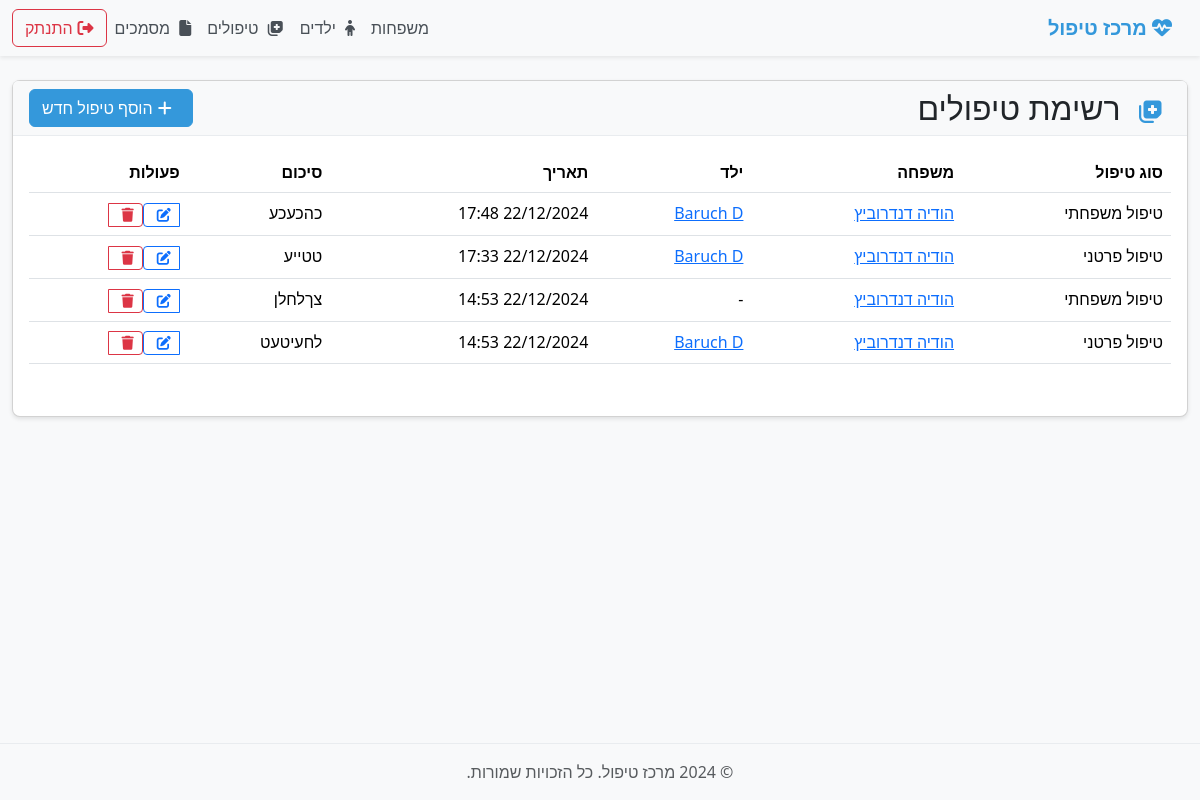
The page /treatments/ (signed in) on the database its author committed.
### treatment_app/models.py (models this page shows, shortened)
class Treatment(models.Model):
    TREATMENT_TYPE_CHOICES = [
        ('individual', _('טיפול פרטני')),
        ('family', _('טיפול משפחתי')),
        ('parent', _('הדרכת הורים')),
    ]
    type = models.CharField(max_length=20, choices=TREATMENT_TYPE_CHOICES, verbose_name=_('סוג טיפול'), default='individual')
    family = models.ForeignKey(Family, on_delete=models.CASCADE, related_name='family_treatments', null=True, blank=True)
    child = models.ForeignKey(Child, on_delete=models.CASCADE, related_name='treatments', null=True, blank=True)
    date = models.DateTimeField(verbose_name=_('תאריך'))
    therapist = models.ForeignKey(
        User,
        on_delete=models.SET_NULL,
        null=True,
        verbose_name=_('מטפל'),
        related_name='treatments'
    )
    summary = models.TextField(verbose_name=_('סיכום'))
    next_steps = models.TextField(verbose_name=_('צעדים הבאים'), blank=True, null=True)
    created_at = models.DateTimeField(auto_now_add=True)
    updated_at = models.DateTimeField(auto_now=True)
    class Meta:
        verbose_name = _('טיפול')
        verbose_name_plural = _('טיפולים')
        ordering = ['-date']

class Family(models.Model):
    PARENTS_TYPE_CHOICES = [
        ('both', _('שני הורים')),
        ('father', _('אב בלבד')),
        ('mother', _('אם בלבד')),
    ]
    name = models.CharField(max_length=100, verbose_name=_('שם משפחה'))
    address = models.CharField(max_length=200, verbose_name=_('כתובת'))
    phone = models.CharField(max_length=20, verbose_name=_('טלפון'))
    email = models.EmailField(verbose_name=_('דוא"ל'), blank=True, null=True)
    parents_type = models.CharField(max_length=10, choices=PARENTS_TYPE_CHOICES, verbose_name=_('סוג הורות'), default='both')
    father_name = models.CharField(max_length=100, verbose_name=_('שם האב'), blank=True, null=True)
    father_phone = models.CharField(max_length=20, verbose_name=_('טלפון האב'), blank=True, null=True)
    father_email = models.EmailField(verbose_name=_('דוא"ל האב'), blank=True, null=True)
    mother_name = models.CharField(max_length=100, verbose_name=_('שם האם'), blank=True, null=True)
    mother_phone = models.CharField(max_length=20, verbose_name=_('טלפון האם'), blank=True, null=True)
    mother_email = models.EmailField(verbose_name=_('דוא"ל האם'), blank=True, null=True)
    therapist = models.ForeignKey(User, on_delete=models.SET_NULL, null=True, verbose_name=_('מטפל'), related_name='families')
    consent_form = models.FileField(
        upload_to='consent_forms/',
        verbose_name=_('טופס הסכמה'),
        blank=True,
        null=True,
        validators=[FileExtensionValidator(allowed_extensions=['pdf', 'doc', 'docx'])]
    )
    confidentiality_waiver = models.FileField(
        upload_to='confidentiality_waivers/',
        verbose_name=_('טופס ויתור סודיות'),
        blank=True,
        null=True,
        validators=[FileExtensionValidator(allowed_extensions=['pdf', 'doc', 'docx'])]
    )
    consent_form_date = models.DateField(verbose_name=_('תאריך טופס הסכמה'), blank=True, null=True)
    confidentiality_waiver_date = models.DateField(verbose_name=_('תאריך ויתור סודיות'), blank=True, null=True)
    notes = models.TextField(verbose_name=_('הערות'), blank=True)
    created_at = models.DateTimeField(auto_now_add=True, verbose_name=_('נוצר ב'))
    updated_at = models.DateTimeField(auto_now=True, verbose_name=_('עודכן ב'))
    class Meta:
        verbose_name = _('משפחה')
        verbose_name_plural = _('משפחות')
        ordering = ['name']

class Child(models.Model):
    family = models.ForeignKey(
        Family,
        on_delete=models.CASCADE,
        related_name='children',
        verbose_name=_('משפחה')
    )
    name = models.CharField(max_length=100, verbose_name=_('שם הילד'))
    birth_date = models.DateField(verbose_name=_('תאריך לידה'))
    gender = models.CharField(
        max_length=10,
        choices=[('male', _('זכר')), ('female', _('נקבה'))],
        verbose_name=_('מגדר')
    )
    school = models.CharField(max_length=100, verbose_name=_('בית ספר'), blank=True)
    grade = models.CharField(max_length=20, verbose_name=_('כיתה'), blank=True)
    teacher_name = models.CharField(max_length=100, verbose_name=_('שם המורה'), blank=True)
    teacher_phone = models.CharField(max_length=20, verbose_name=_('טלפון המורה'), blank=True)
    school_counselor_name = models.CharField(max_length=100, verbose_name=_('שם היועץ/ת'), blank=True)
    school_counselor_phone = models.CharField(max_length=20, verbose_name=_('טלפון היועץ/ת'), blank=True)
    allergies = models.TextField(verbose_name=_('אלרגיות'), blank=True)
    medications = models.TextField(verbose_name=_('תרופות'), blank=True)
    special_needs = models.TextField(verbose_name=_('צרכים מיוחדים'), blank=True)
    medical_info = models.TextField(verbose_name=_('מידע רפואי'), blank=True)
    notes = models.TextField(verbose_name=_('הערות'), blank=True)
    therapist = models.ForeignKey(
        'TherapistProfile',
        on_delete=models.SET_NULL,
        null=True,
        blank=True,
        verbose_name=_('מטפל')
    )
    created_at = models.DateTimeField(auto_now_add=True, verbose_name=_('נוצר ב'))
    updated_at = models.DateTimeField(auto_now=True, verbose_name=_('עודכן ב'))
    class Meta:
        verbose_name = _('ילד')
        verbose_name_plural = _('ילדים')
        ordering = ['family', 'name']

### treatment_app/views.py (the view)
# urls.py: path('treatments/', views.TreatmentListView.as_view(), name='treatment-list'),
class TreatmentListView(LoginRequiredMixin, ListView):
    model = Treatment
    template_name = 'treatment_app/treatment_list.html'
    context_object_name = 'treatments'
    ordering = ['-date']
    def get_queryset(self):
        user = self.request.user
        if user.is_superuser:
            return Treatment.objects.all()
        therapist_profile, created = TherapistProfile.objects.get_or_create(
            user=user,
            defaults={'is_active': True}
        )
        return Treatment.objects.filter(
            Q(therapist=user) |  # Treatments created by therapist
            Q(child__therapist=therapist_profile) |  # Treatments for children assigned to therapist
            Q(family__therapist=user)  # Treatments for families assigned to therapist
        ).distinct()

### treatment_app/templates/treatment_app/treatment_list.html
{% extends "treatment_app/base.html" %}
{% load i18n %}
{% block content %}
<div class="container-fluid">
    <div class="card">
        <div class="card-header d-flex justify-content-between align-items-center">
            <h2 class="mb-0">
                <i class="fas fa-notes-medical me-2 section-icon"></i>
                {% trans "רשימת טיפולים" %}
            </h2>
            <a href="{% url 'treatment_app:treatment-create' %}" class="btn btn-primary">
                <i class="fas fa-plus me-2"></i>
                {% trans "הוסף טיפול חדש" %}
            </a>
        </div>
        <div class="card-body">
            {% if treatments %}
            <div class="table-responsive">
                <table class="table table-hover">
                    <thead>
                        <tr>
                            <th>{% trans "סוג טיפול" %}</th>
                            <th>{% trans "משפחה" %}</th>
                            <th>{% trans "ילד" %}</th>
                            <th>{% trans "תאריך" %}</th>
                            <th>{% trans "סיכום" %}</th>
                            <th>{% trans "פעולות" %}</th>
                        </tr>
                    </thead>
                    <tbody>
                        {% for treatment in treatments %}
                        <tr>
                            <td>{{ treatment.get_type_display }}</td>
                            <td>
                                <a href="{% url 'treatment_app:family-detail' treatment.family.pk %}">
                                    {{ treatment.family.name }}
                                </a>
                            </td>
                            <td>
                                {% if treatment.child %}
                                <a href="{% url 'treatment_app:child-detail' treatment.child.pk %}">
                                    {{ treatment.child.name }}
                                </a>
                                {% else %}
                                -
                                {% endif %}
                            </td>
                            <td>{{ treatment.date|date:"d/m/Y H:i" }}</td>
                            <td>{{ treatment.summary|truncatewords:10 }}</td>
                            <td>
                                <div class="btn-group" role="group">
                                    <a href="{% url 'treatment_app:treatment-update' treatment.pk %}"
                                       class="btn btn-sm btn-outline-primary"
                                       title="{% trans 'ערוך' %}">
                                        <i class="fas fa-edit"></i>
                                    </a>
                                    <a href="{% url 'treatment_app:treatment-delete' treatment.pk %}"
                                       class="btn btn-sm btn-outline-danger"
                                       title="{% trans 'מחק' %}"
                                       onclick="return confirm('{% trans "האם אתה בטוח שברצונך למחוק את הטיפול?" %}');">
                                        <i class="fas fa-trash"></i>
                                    </a>
                                </div>
                            </td>
                        </tr>
                        {% endfor %}
                    </tbody>
                </table>
            </div>
            {% else %}
            <p class="text-muted text-center">{% trans "אין טיפולים להצגה" %}</p>
            {% endif %}
        </div>
    </div>
</div>
{% endblock %}

### treatment_app/static/treatment_app/css/custom.css (style rules this page uses)
:root { --primary-color: #3498db; --secondary-color: #2ecc71; --danger-color: #e74c3c; --warning-color: #f39c12; --info-color: #2980b9; --light-gray: #f8f9fa; }
body { font-family: 'Segoe UI', Tahoma, Geneva, Verdana, sans-serif; background-color: var(--light-gray); direction: rtl; text-align: right; }
.btn { display: inline-flex; align-items: center; justify-content: center; }
.btn i { margin-left: 5px; }
.btn-primary { background-color: var(--primary-color); border-color: var(--primary-color); }
.card { border-radius: 8px; box-shadow: 0 2px 4px rgba(0,0,0,0.1); margin-bottom: 20px; }
.card-header { background-color: var(--light-gray); border-bottom: 1px solid #e9ecef; }
.table-responsive { margin-bottom: 20px; }
.table thead { background-color: var(--light-gray); }
.section-icon { color: var(--primary-color); margin-left: 10px; font-size: 1.5rem; }

### rows shown on the page
Treatment: type "טיפול משפחתי", family.name "הודיה דנדרוביץ", child.name "Baruch D", date "22/12/2024 17:48", summary "כהכעכע"
Treatment: type "טיפול פרטני", family.name "הודיה דנדרוביץ", child.name "Baruch D", date "22/12/2024 17:33", summary "טטייע"
Treatment: type "טיפול משפחתי", family.name "הודיה דנדרוביץ", date "22/12/2024 14:53", summary "צךלחלן"
Treatment: type "טיפול פרטני", family.name "הודיה דנדרוביץ", child.name "Baruch D", date "22/12/2024 14:53", summary "לחעיטעט"
